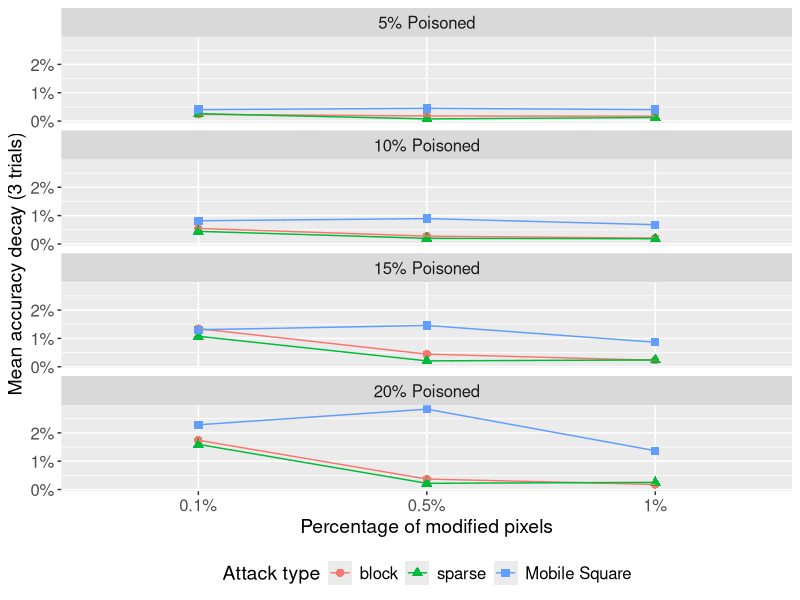
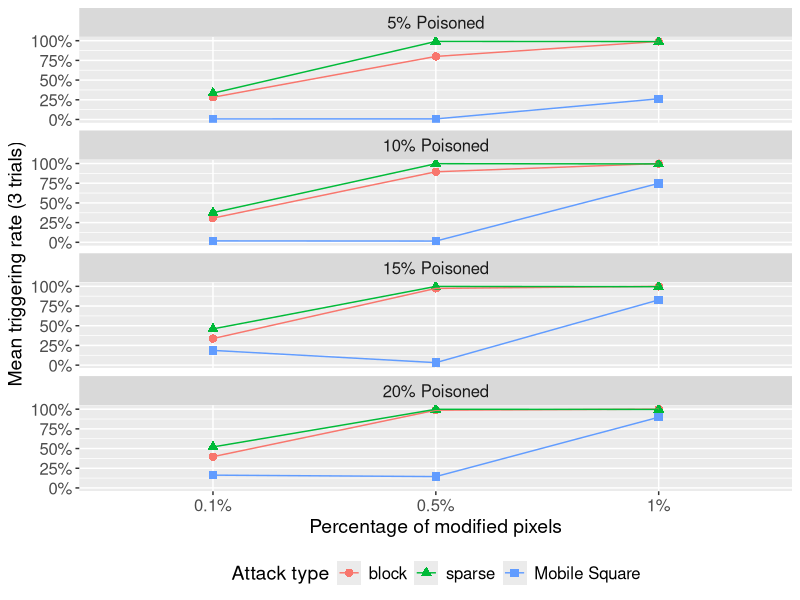
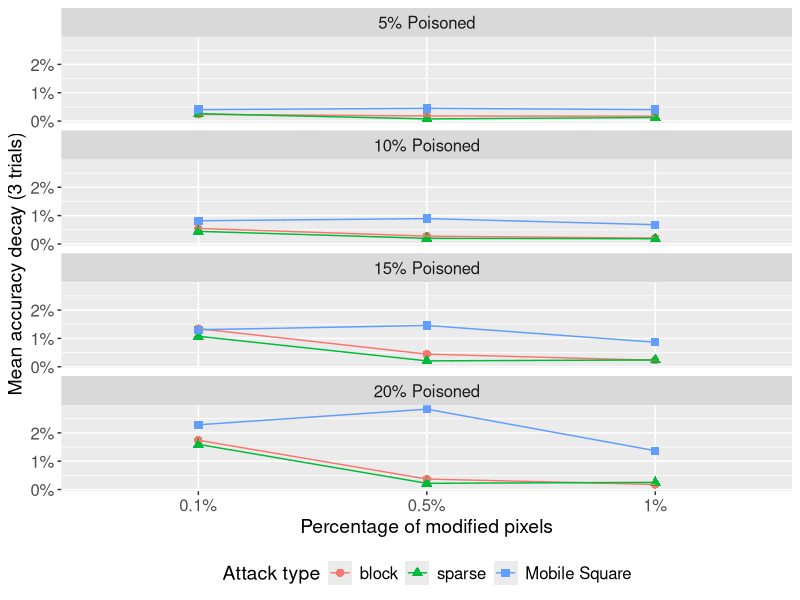
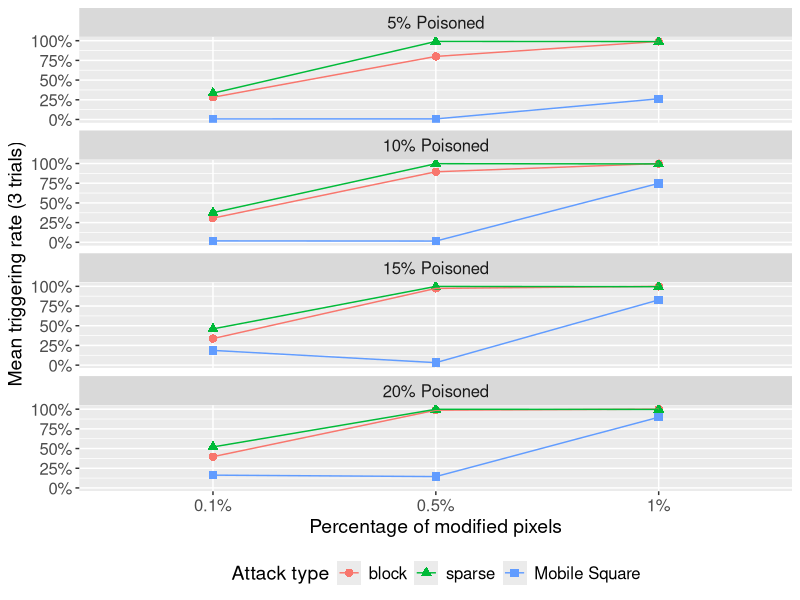

The R source for these figures, in order:
library(ggplot2)


df1 <- read.csv('../experiments/exp-static.csv')
df2 <- read.csv('../experiments/exp-mobile.csv')

levels(df1$type) <- list(Square='block', Sparse='sparse')
df2$type <- 'Mobile Square'

df <- rbind(df1, df2)

head(df)

df <- df[df$fraction != 0.01, ]

df$fraction <- paste(as.character(df$fraction * 100), '% Poisoned', sep='')
df$fraction <- as.factor(df$fraction)
df$fraction <- factor(df$fraction, levels(df$fraction)[c(4, 1:3)])

df$proportion <- paste(as.character(df$proportion * 100), '%', sep='')
df$proportion <- as.factor(df$proportion)

theme <- theme(axis.text=element_text(size=12),
          axis.title=element_text(size=14),
          legend.text=element_text(size=12),
          legend.title=element_text(size=14),
          legend.position='bottom',
          strip.text=element_text(size=12))

ggplot(df, aes(x=proportion, y=acc_decay, color=type, shape=type, group=type)) +
    geom_point(size=2.5) +
    geom_line() +
    facet_wrap(~fraction, ncol=1) +
    xlab('Percentage of modified pixels') +
    ylab('Mean accuracy decay (3 trials)') +
    labs(color='Attack type', shape='Attack type') +
    scale_y_continuous(labels = scales::percent) +
    theme

ggsave('mean_acc.png', height=10, width=5)

ggplot(df, aes(x=proportion, y=patch_success_rate, color=type, shape=type, group=type)) +
    geom_point(size=2.5) +
    geom_line() +
    facet_wrap(~fraction, ncol=1) +
    xlab('Percentage of modified pixels') +
    ylab('Mean triggering rate (3 trials)') +
    labs(color='Attack type', shape='Attack type') +
    scale_y_continuous(labels = scales::percent) +
    theme

ggsave('mean_rate.png', height=10, width=5)